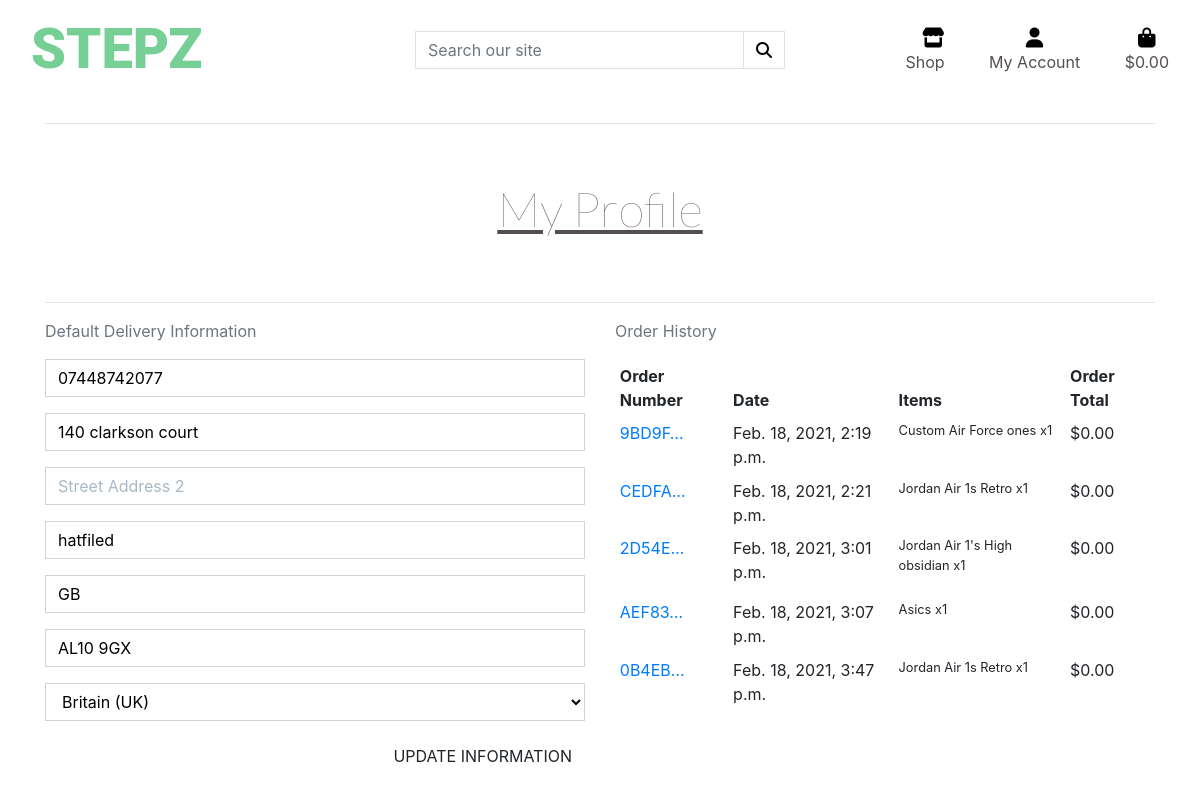
/profile/ (signed in), run on the app's committed database.
### profiles/models.py (models this page shows, shortened)
class UserProfile(models.Model):
    user = models.OneToOneField(User, on_delete=models.CASCADE)
    default_phone_number = models.CharField(max_length=20, null=True, blank=True)
    default_street_address1 = models.CharField(max_length=80, null=True, blank=True)
    default_street_address2 = models.CharField(max_length=80, null=True, blank=True)
    default_town_or_city = models.CharField(max_length=40, null=True, blank=True)
    default_county = models.CharField(max_length=80, null=True, blank=True)
    default_postcode = models.CharField(max_length=20, null=True, blank=True)
    default_country = CountryField(blank_label='Country', null=True, blank=True)

### checkout/models.py (models this page shows, shortened)
class Order(models.Model):
    order_number = models.CharField(max_length=32, null=False, editable=False)
    user_profile = models.ForeignKey(UserProfile, on_delete=models.SET_NULL,
                                     null=True, blank=True, related_name='orders')
    full_name = models.CharField(max_length=50, null=False, blank=False)
    email = models.EmailField(max_length=254, null=False, blank=False)
    phone_number = models.CharField(max_length=20, null=False, blank=False)
    country = CountryField(blank_label='Country *', null=False, blank=False)
    postcode = models.CharField(max_length=20, null=True, blank=True)
    town_or_city = models.CharField(max_length=40, null=False, blank=False)
    street_address1 = models.CharField(max_length=80, null=False, blank=False)
    street_address2 = models.CharField(max_length=80, null=True, blank=True)
    county = models.CharField(max_length=80, null=True, blank=True)
    date = models.DateTimeField(auto_now_add=True)
    delivery_cost = models.DecimalField(max_digits=6, decimal_places=2, null=False, default=0)
    order_total = models.DecimalField(max_digits=10, decimal_places=2, null=False, default=0)
    grand_total = models.DecimalField(max_digits=10, decimal_places=2, null=False, default=0)
    original_bag = models.TextField(null=False, blank=False, default='')
    stripe_pid = models.CharField(max_length=254, null=False, blank=False, default='')

class OrderLineItem(models.Model):
    order = models.ForeignKey(Order, null=False, blank=False, on_delete=models.CASCADE, related_name='lineitems')
    product = models.ForeignKey(Product, null=False, blank=False, on_delete=models.CASCADE)
    quantity = models.IntegerField(null=False, blank=False, default=0)
    lineitem_total = models.DecimalField(max_digits=6, decimal_places=2, null=False, blank=False, editable=False)

### products/models.py (models this page shows, shortened)
class Product(models.Model):
    category = models.ForeignKey('Category', null=True, blank=True, on_delete=models.SET_NULL)
    sku = models.CharField(max_length=254, null=True, blank=True)
    name = models.CharField(max_length=254)
    description = models.TextField()
    colour = models.CharField(max_length=254, null=True, blank=True)
    price = models.DecimalField(null=True, max_digits=6, decimal_places=2)
    image_url = models.URLField(max_length=1024, null=True, blank=True)
    image = models.ImageField(null=True, blank=True)

### profiles/views.py (the view)
# urls.py: path('profile/', include('profiles.urls')),
def profile(request):
    profile = get_object_or_404(UserProfile, user=request.user)
    if request.method == 'POST':
        form = UserProfileForm(request.POST, instance=profile)
        if form.is_valid():
            form.save()
            messages.success(request, 'Profile updated successfully')
        else:
            messages.error(request, 'Update failed. Please ensure the form is valid.')
    else:
        form = UserProfileForm(instance=profile)
    orders = profile.orders.all()
    template = 'profiles/profile.html'
    context = {
        'form': form,
        'orders': orders,
        'on_profile_page': True
    }
    return render(request, template, context)

### profiles/forms.py
class UserProfileForm(forms.ModelForm):
    class Meta:
        model = UserProfile
        exclude = ('user',)
    def __init__(self, *args, **kwargs):
        super().__init__(*args, **kwargs)
        placeholders = {
            'default_phone_number': 'Phone Number',
            'default_postcode': 'Postal Code',
            'default_town_or_city': 'Town or City',
            'default_street_address1': 'Street Address 1',
            'default_street_address2': 'Street Address 2',
            'default_county': 'County, State or Locality',
        }
        self.fields['default_phone_number'].widget.attrs['autofocus'] = True
        for field in self.fields:
            if field != 'default_country':
                if self.fields[field].required:
                    placeholder = f'{placeholders[field]} *'
                else:
                    placeholder = placeholders[field]
                self.fields[field].widget.attrs['placeholder'] = placeholder
            self.fields[field].widget.attrs['class'] = 'border-black rounded-0 profile-form-input'
            self.fields[field].label = False

### bag/contexts.py (called while the page is built, shortened)
def bag_contents(request):
    bag_items = []
    total = 0
    product_count = 0
    bag = request.session.get('bag', {})
    if total > 0:
        delivery = total * Decimal(settings.STANDARD_DELIVERY/100)
    else:
        delivery = 0
    grand_total = delivery + total
    context = {
        'bag_items': bag_items,
        'total': total,
        'product_count': product_count,
        'delivery_cost': settings.STANDARD_DELIVERY,
        'delivery': delivery,
        'grand_total': grand_total,
    }
    return context

### profiles/templates/profiles/profile.html (shortened to what this page needs)
{% extends "base.html" %}
{% load static %}
{% block extra_css %}
    <link rel="stylesheet" href="{% static 'profiles/css/profile.css'  %}">
{% endblock %}
{% block content %}
    <div class="container">
        <div class="row">
            <div class="col">
                <hr>
                <h2 class="logo-font mb-4">My Profile</h2>
                <hr>
            </div>
        </div>
        <div class="row">
            <div class="col-12 col-lg-6">
                <p class="text-muted">Default Delivery Information</p>
                <form class="mt-3" action="{% url 'profile' %}" method="POST" id="profile-update-form">
                    {{ form|crispy }}
                    <button class="btn btn-black rounded-0 text-uppercase float-right">Update Information</button>
                </form>
            </div>
            <div class="col-12 col-lg-6">
                <p class="text-muted">Order History</p>
                <div class="order-history table-responsive">
                    <table class="table table-sm table-borderless">
                        <thead>
                            <tr>
                                <th>Order Number</th>
                                <th>Date</th>
                                <th>Items</th>
                                <th>Order Total</th>
                            </tr>
                        </thead>
                        <tbody>
                            {% for order in orders %}
                                <tr>
                                    <td>
                                        <a href="{% url 'order_history' order.order_number %}"
                                        title="{{ order.order_number }}">
                                            {{ order.order_number|truncatechars:6 }}
                                        </a>
                                    </td>
                                    <td>{{ order.date }}</td>
                                    <td>
                                        <ul class="list-unstyled">
                                            {% for item in order.lineitems.all %}
                                                <li class="small">
                                                 {{ item.product.name }} x{{ item.quantity }}
                                                </li>
                                            {% endfor %}
                                        </ul>
                                    </td>
                                    <td>${{ order.grand_total }}</td>
                                </tr>
                            {% endfor %}
                        </tbody>
                    </table>
                </div>
            </div>
        </div>
{% endblock %}

### static/css/base.css (style rules this page uses)
html { height: 100; }
body { margin: 0; }
h2, h3 { font-family:lato,sans-serif; font-weight: lighter; color:rgb(85, 78, 78); font-size: 3rem; padding: 40px; text-decoration-line: underline; text-align: center; }
.border-black { color: black !important; }

### profiles/static/profiles/css/profile.css (style rules this page uses)
.order-history { max-height: 416px; overflow-y: auto; }
#profile-update-form .form-control { color: #000; }
#profile-update-form input::placeholder { color: #aab7c4; }
#id_default_country, #id_default_country option:not(:first-child) { color: #000; }

### data on the page
UserProfile: default_phone_number "07448742077", default_street_address1 "140 clarkson court", default_town_or_city "hatfiled", default_county "GB", default_postcode "AL10 9GX", default_country "Britain (UK)"
Order: order_number "9BD9F…", date "Feb. 18, 2021, 2:19 p.m.", grand_total "0.00"
OrderLineItem: product.name "Custom Air Force ones", quantity "1"
Order: order_number "CEDFA…", date "Feb. 18, 2021, 2:21 p.m.", grand_total "0.00"
OrderLineItem: product.name "Jordan Air 1s Retro", quantity "1"
Order: order_number "2D54E…", date "Feb. 18, 2021, 3:01 p.m.", grand_total "0.00"
OrderLineItem: product.name "Jordan Air 1's High obsidian", quantity "1"
Order: order_number "AEF83…", date "Feb. 18, 2021, 3:07 p.m.", grand_total "0.00"
OrderLineItem: product.name "Asics", quantity "1"
Order: order_number "0B4EB…", date "Feb. 18, 2021, 3:47 p.m.", grand_total "0.00"
OrderLineItem: product.name "Jordan Air 1s Retro", quantity "1"
